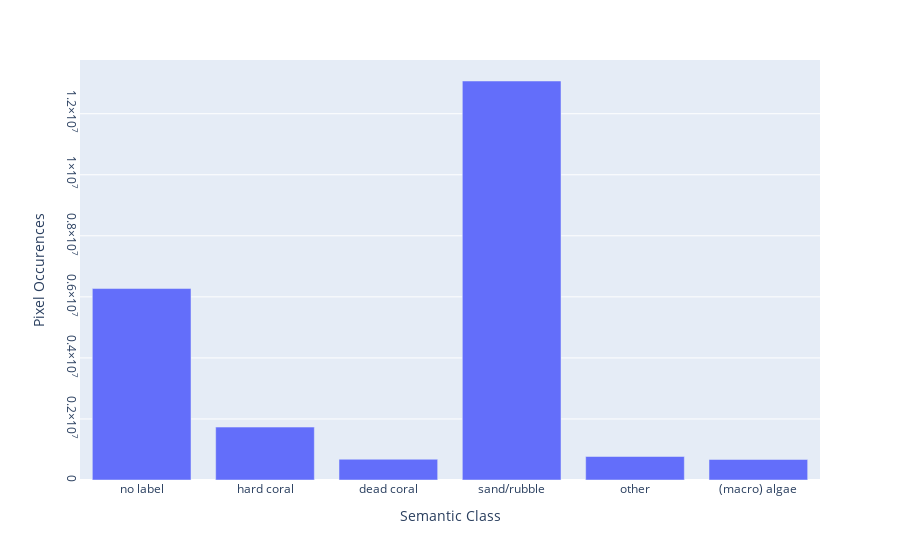

The notebook cell saved with this chart:
### Code cell
df = pd.DataFrame(count.groupby('label')['pixel count'].sum()).reset_index()
df = df.replace([-71],'Trash')

for old, new in classes.items():
    df.label[df.label == old] = new

fig = px.bar(df, 
             x = 'label', 
             y = 'pixel count',
             labels={"label": "Semantic Class",
                     "pixel count": "Pixel Occurences"})
fig.update_layout(yaxis = dict(showexponent = 'all',
                               exponentformat = 'power'))
fig.update_yaxes(tickangle = 90)
fig.show()

### Figure 1 — Plotly figure (JSON) as saved in the notebook; plotly's stock layout.template omitted (floating-point values rounded to 4 significant figures)
{"data": [{"alignmentgroup": "True", "hoverlabel": {"namelength": 0}, "hovertemplate": "Semantic Class=%{x}<br>Pixel Occurences=%{y}", "legendgroup": "", "marker": {"color": "#636efa"}, "name": "", "offsetgroup": "", "orientation": "v", "showlegend": false, "textposition": "auto", "type": "bar", "x": ["no label", "hard coral", "dead coral", "sand/rubble", "other", "(macro) algae"], "xaxis": "x", "y": [6272430, 1733698, 679927, 13071866, 769864, 672215], "yaxis": "y"}], "layout": {"barmode": "relative", "legend": {"tracegroupgap": 0}, "margin": {"t": 60}, "xaxis": {"anchor": "y", "domain": [0, 1], "title": {"text": "Semantic Class"}}, "yaxis": {"anchor": "x", "domain": [0, 1], "exponentformat": "power", "showexponent": "all", "tickangle": 90, "title": {"text": "Pixel Occurences"}}}}
